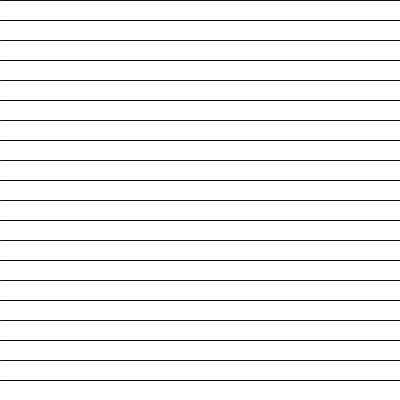
Frame 1 (no input)
Frame 60 (the mouse pressed at the canvas centre just before this capture): identical to frame 1, image omitted
Frame 120 (the mouse held since frame 60 and released just before this capture): identical to frame 1, image omitted

The Processing sketch that drew this single still picture (run headless with seeded random() and noise(); from frame 60 on, the mouse is pressed at the canvas centre):

// Processing sketch: LoopBasedCircle_8_27_19
// ── LoopBasedCircle_8_27_19.pde
int x , y;
int space =10;



void setup() {
  size(400, 400);
  x = y = 0;
  
  
}
void draw() {
  background(255);
 
  
 
   stroke(10);
  fill(150);
  for(y = 0; y < height; y= y+20){
    line(0, y, width, y);
     println("x:" + y +", space:" + space + ",y" + y );
  }


 
}
